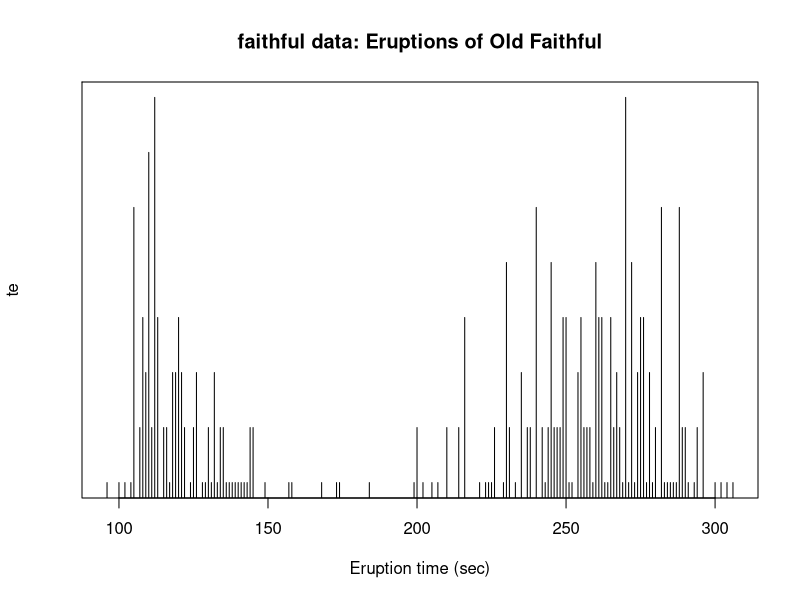
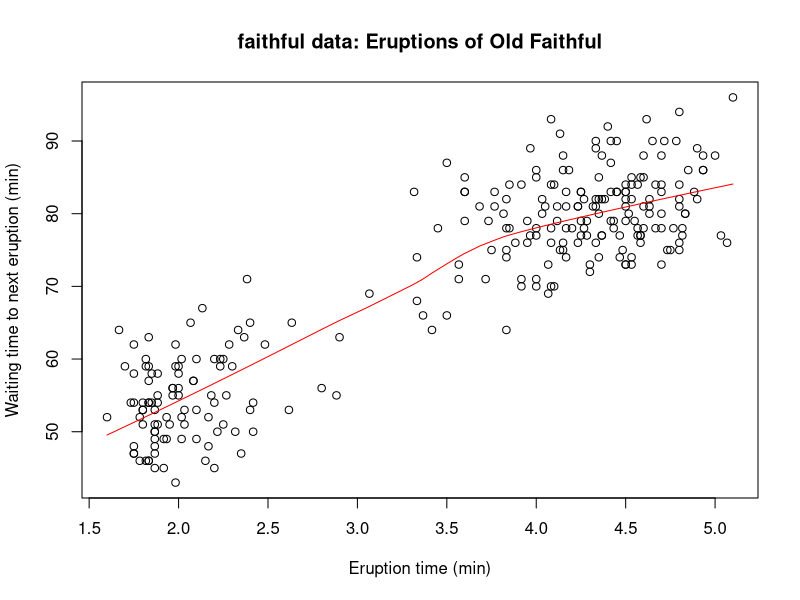

These charts were generated, in order, by the following R code:
#!/usr/bin/env Rscript
require(stats)
require(graphics)
f.tit <- "faithful data: Eruptions of Old Faithful"
ne60 <- round(e60 <- 60 * faithful$eruptions)
all.equal(e60, ne60)
# relative diff. ~ 1/10000
table(zapsmall(abs(e60 - ne60)))
# 0, 0.02 or 0.04
faithful$better.eruptions <- ne60 / 60
te <- table(ne60)
te[te >= 4]
# (too) many multiples of 5 !
plot(names(te), te, type = "h", main = f.tit, xlab = "Eruption time (sec)")
plot(faithful[, -3],
  main = f.tit,
  xlab = "Eruption time (min)",
  ylab = "Waiting time to next eruption (min)"
)
lines(lowess(faithful$eruptions, faithful$waiting, f = 2 / 3, iter = 3),
  col = "red"
)
